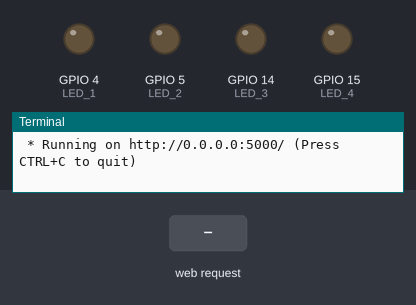
Simulated run of this program. Board: Raspberry Pi (BCM pin numbers). Shown: output pins drawn as LEDs (lit = HIGH), the last lines printed to the terminal. The test bench sets the inputs (shaded band). The clock reads 2024-03-15 10:24:30 at power-on unless the program sets it.

Above: at 1.2 s.
1.3 s: HTTP request for /led/on received
At 1.7 s:
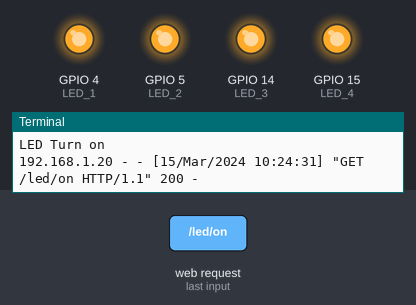
4.3 s: HTTP request for /led/off received
At 5.2 s:
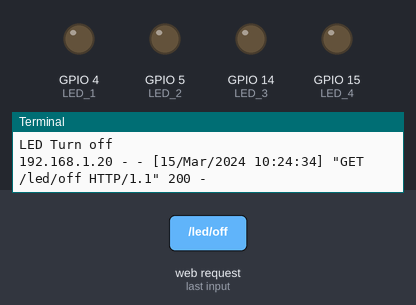
Timing chart, 0 to 7.3 s (numbered marks = the images above; inputs shaded):
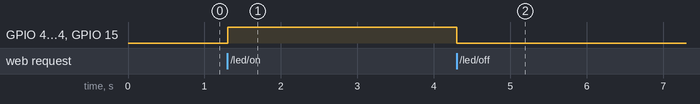

The program:

day04_exercise1.py
```python
from types import SimpleNamespace
import RPi.GPIO as GPIO
from time import sleep

from flask import Flask
app = Flask(__name__)

LED_1 = 4
LED_2 = 5
LED_3 = 14
LED_4 = 15

@app.route('/')
def hello():
    return "hello world"

@app.route('/led/<onoff>')
def ledonoff(onoff):
    if onoff == "on":
        print("LED Turn on")
        GPIO.output(LED_1, 1)
        GPIO.output(LED_2, 1)
        GPIO.output(LED_3, 1)
        GPIO.output(LED_4, 1)
        return "LED on"
    elif onoff == "off":
        print("LED Turn off")
        GPIO.output(LED_1, 0)
        GPIO.output(LED_2, 0)
        GPIO.output(LED_3, 0)
        GPIO.output(LED_4, 0)
        return "LED off"
    elif onoff == "party":
        print("Party Mode")
        if GPIO.input(LED_1) and GPIO.input(LED_2) and GPIO.input(LED_3) and GPIO.input(LED_4):
            for i in range(5):
                GPIO.output(LED_1, 0)
                GPIO.output(LED_2, 0)
                GPIO.output(LED_3, 0)
                GPIO.output(LED_4, 0)
                sleep(0.5)
                GPIO.output(LED_1, 1)
                GPIO.output(LED_2, 1)
                GPIO.output(LED_3, 1)
                GPIO.output(LED_4, 1)
                sleep(0.5)
        return "Party Mode"

if __name__ == "__main__":
    GPIO.setmode(GPIO.BCM)
    GPIO.setup(LED_1, GPIO.OUT, initial=GPIO.LOW)
    GPIO.setup(LED_2, GPIO.OUT, initial=GPIO.LOW)
    GPIO.setup(LED_3, GPIO.OUT, initial=GPIO.LOW)
    GPIO.setup(LED_4, GPIO.OUT, initial=GPIO.LOW)
    app.run(host='0.0.0.0', port=5000, debug=True)
```

Measured:
- after the input at 1.3 s, GPIO 4 (LED_1), GPIO 5 (LED_2), GPIO 14 (LED_3), GPIO 15 (LED_4): LOW → HIGH at once
- after the input at 4.3 s, GPIO 4 (LED_1), GPIO 5 (LED_2), GPIO 14 (LED_3), GPIO 15 (LED_4): HIGH → LOW at once
